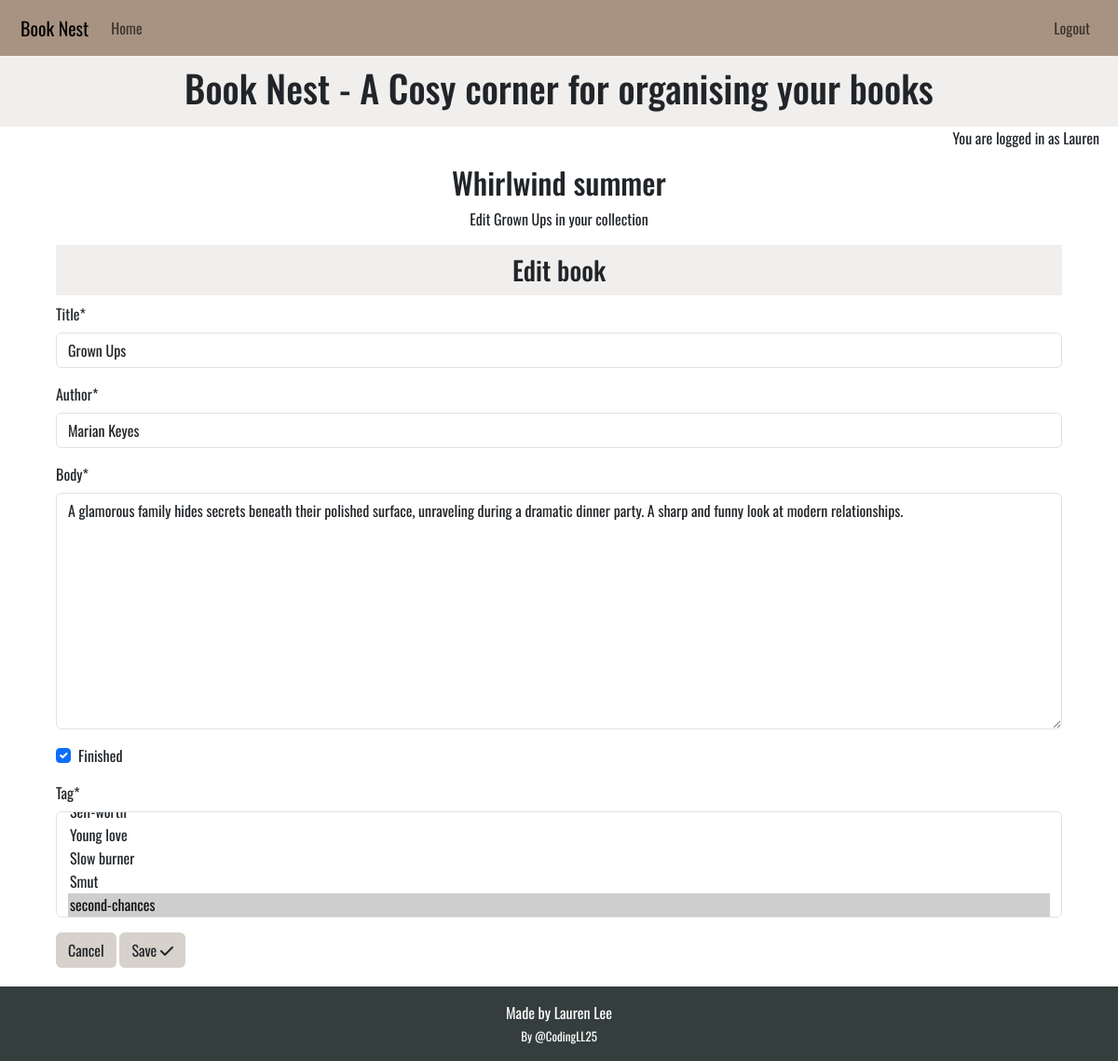
/collection/whirlwind-summer/book/104/edit_book/ (signed in), run on the app's committed database.
### library/models.py (models this page shows, shortened)
class Collection(models.Model):
    THEME_CHOICES = [
        ("romance", "Romance"),
        ("fantasy", "Fantasy"),
        ("mystery", "Mystery"),
        ("historical", "Historical"),
        ("thriller", "Thriller"),
        ("science_fiction", "Science Fiction"),
        ("nonfiction", "Nonfiction"),
        ("young_adult", "Young Adult"),
        ("literary", "Literary Fiction"),
        ("horror", "Horror"),
        ("self_development", "Self Development"),
        ("mixed", "Mixed theme"),
    ]
    name = models.CharField(max_length=100, unique=True, blank=False)
    excerpt = models.TextField(blank=True)
    theme = models.CharField(max_length=50, choices=THEME_CHOICES, default="mixed")
    user = models.ForeignKey(
        User, on_delete=models.CASCADE, related_name="collections", null=True
    )
    slug = models.SlugField(max_length=200, blank=True, unique=True)

class Book(models.Model):
    collection = models.ForeignKey(
        Collection, on_delete=models.CASCADE, related_name="books"
    )
    title = models.CharField(max_length=200, unique=True, blank=False)
    author = models.CharField(max_length=100, blank=False)
    body = models.TextField()
    finished = models.BooleanField(default=False)
    created_on = models.DateTimeField(auto_now_add=True)
    tag = models.ManyToManyField(Tag, related_name="books")

### library/views.py (the view)
@login_required
def edit_book(request, slug, book_id):
    collection = get_object_or_404(Collection, slug=slug)
    book = get_object_or_404(Book, pk=book_id)
    if collection.user != request.user:
        return HttpResponseForbidden(
            "You are not allowed to edit books in this collection."
        )
    if request.method == "POST":
        book_form = BookForm(request.POST, instance=book)
        if book_form.is_valid():
            book = book_form.save(commit=False)
            book.collection = collection
            book.save()
            book_form.save_m2m()
            messages.success(request, "Book has been updated!")
            return redirect("collection_detail", slug=slug)
    else:
        book_form = BookForm(instance=book)
    return render(
        request,
        "library/edit_book.html",
        {
            "book_form": book_form,
            "collection": collection,
            "book": book,
        },
    )

### library/forms.py
class BookForm(forms.ModelForm):
    class Meta:
        model = Book
        fields = ("title", "author", "body", "finished", "tag")

### library/models.py (called while the page is built)
    def __str__(self):
        return self.name

### library/templates/library/edit_book.html (shortened to what this page needs)
{% extends 'base.html' %}
{% load html_filters %}
{% load static %}
{% load crispy_forms_tags %}
{% block content %}
<div class="collection-name">
    <h2>{{ collection.name }}</h2>
    <p> Edit {{ book.title }} in your collection</p>
</div>
<div class="edit-book">
    <h3 class="edit-book heading">Edit book</h3>
    <form method="POST" class="form">
        {{ book_form|crispy }}
        <div class="student__buttons">
            <a href="{% url 'collection_detail' collection.slug %}" aria-label="Go to back to collection page"
                class="btn action-button cancel">Cancel
            </a>
            <button type="submit" class="btn action-button confirm">
                Save <i class="fa-solid fa-check"></i>
            </button>
        </div>
    </form>
</div>
{% endblock %}

### templates/base.html (shortened to what this page needs)
{% load static %}
{% url 'home' as home_url %}
{% url 'account_login' as login_url %}
{% url 'account_signup' as signup_url %}
{% url 'account_logout' as logout_url %}
<!DOCTYPE html>
<html class="h-100" lang="en">
<head>
    <link href="https://cdn.jsdelivr.net/npm/bootstrap@5.3.3/dist/css/bootstrap.min.css" rel="stylesheet"
>
    <link rel="stylesheet" href="{% static 'css/style.css' %}">
</head>
<body class="d-flex flex-column h-100 main-bg">
    <header>
        <nav class="navbar navbar-expand-lg">
            <div class="container-fluid">
                <a class="home-nav navbar-brand" aria-label="Link to the home page" href="{% url 'home' %}">Book
                    Nest</a>
                <div class="collapse navbar-collapse" id="navbarText" aria-label="Link to the home page">
                    <ul class="navbar-nav me-auto mb-2 mb-lg-0">
                        <li class="nav-item">
                            <a class="nav-link {% if request.path == home_url %}active{% endif %}" aria-current="page"
                                href="{% url 'home' %}">Home</a>
                        </li>
                    </ul>
                    <ul class="navbar-nav ms-auto mb-2 mb-lg-0">
                        {% if user.is_authenticated %}
                        <li class="nav-item" aria-label="Link to logout of your account">
                            <a class="nav-link {% if request.path == logout_url %}active{% endif %}" aria-current="page"
                                href="{% url 'account_logout' %}">Logout</a>
                        </li>
                        {% endif %}
                    </ul>
                </div>
            </div>
        </nav>
        <section class="subheadings">
            <div class="heading">
                <h1>Book Nest - A Cosy corner for organising your books</h1>
            </div>
            <span class="account-confirmation">
                {% if user.is_authenticated %}
                <p class="account-text">You are logged in as {{ user }}</p>
                {% else %}
                <p class="account-text">You are not logged in</p>
                {% endif %}
            </span>
        </section>
    </header>
    <main class="flex-shrink-0 main-bg">
        {% block content %}
        {% endblock content %}
    </main>
    <footer class="footer py-3">
        <p class="m-0 text-center">Made by Lauren Lee</p>
        <a class="github" href="https://github.com/CodingLL25" target="_blank"
            aria-label="Link to authors Github Page">By @CodingLL25</a>
    </footer>
</body>
</html>

### static/css/style.css (style rules this page uses)
:root { --primary-font: "Oswald", sans-serif; --primary-color: #333E3D; --secondary-color: rgb(214, 209, 202); --highlight: #A89382; --light-highlight: #D97E47; --bright-highlight: #632a13; --danger: rgb(131, 21, 21); }
body { min-height: 100vh; display: flex; width: 100%; flex-direction: column; font-family: var(--primary-font); margin: 0; overflow-x: hidden; overflow-wrap: anywhere; }
main { flex: 1 0 auto; max-width: 1399px; margin: 0% 5%; position: relative; padding-bottom: 20px; }
.navbar { display: flex; width: 100%; background-color: var(--highlight); padding: 10px; }
.heading, .action-form { background-color: rgba(214, 209, 202, 0.35); padding: 10px; text-align: center; }
.account-text { height: 25px; padding-right: 20px; text-align: right; }
.footer { width: 100%; background-color: var(--primary-color); color: white; text-align: center; }
.github { text-decoration: none; color: white; font-size: small; }
.account-button, .action-button { background-color: var(--secondary-color); cursor: pointer; transition: color 0.2s ease-in-out; }
.collection-name { width: 100%; display: block; text-align: center; }

### data on the page
Collection: name "Whirlwind summer"
Book: title "Grown Ups", author "Marian Keyes", body "A glamorous family hides secrets beneath their polished surface, unraveling during a dramatic dinner party. A sharp and funny look at modern relationships.", finished "☑"

### other printed values
{{ user }} "Lauren"
